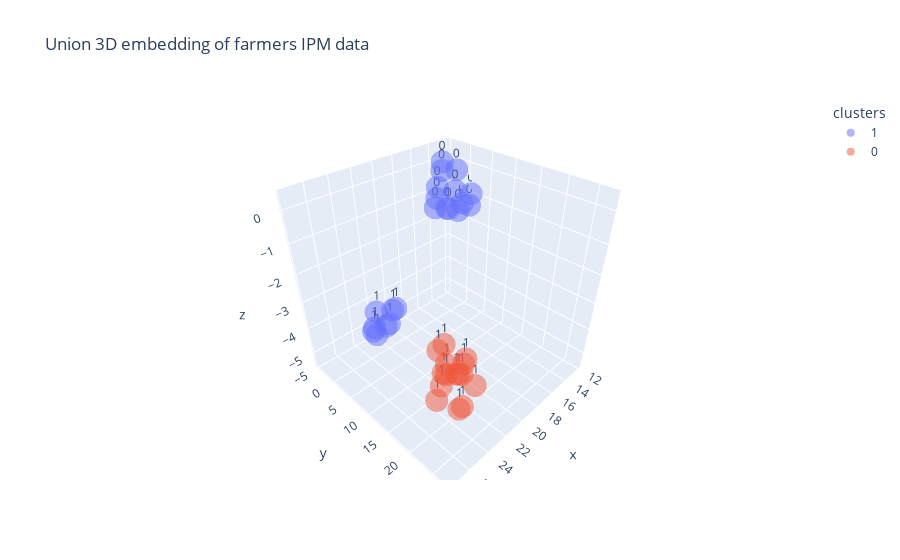

Source (notebook cell):
### Code cell
# Union embedding cluster visualisation 
fig = px.scatter_3d(union3d_df, "x","y","z", color="clusters", text=df_noNaN["Already_used_DSS"], opacity=0.5, 
                    title="Union 3D embedding of farmers IPM data")
fig.write_html("output/IPM_Q1.html")
fig.show()

### Figure 1 — Plotly figure (JSON) as saved in the notebook; plotly's stock layout.template omitted (floating-point values rounded to 4 significant figures)
{"data": [{"hovertemplate": "clusters=1<br>x=%{x}<br>y=%{y}<br>z=%{z}<br>text=%{text}<extra></extra>", "legendgroup": "1", "marker": {"color": "#636efa", "opacity": 0.5, "symbol": "circle"}, "mode": "markers+text", "name": "1", "scene": "scene", "showlegend": true, "text": [0, 0, 1, 1, 1, 0, 0, 0, 0, 1, 0, 0, 0, 0, 0, 1, 0, 0, 1, 1, 1], "type": "scatter3d", "x": [13.48, 12.57, 22.59, 20.28, 22.38, 14.68, 15.21, 13.69, 12.1, 22.52, 15.33, 12.12, 12.31, 15.77, 15.68, 22.29, 16.05, 14.46, 20.09, 20.45, 20.57], "y": [0.2053, -1.054, -2.891, -2.84, -1.987, 0.2236, 0.2303, -1.303, -0.9716, -2.677, 0.5878, 1.236, 1.281, 0.1239, 0.08539, -2.888, 0.2744, 1.896, -2.364, -3.835, -4.612], "z": [-0.06109, -1.652, -5.007, -4.576, -4.135, -1.233, 0.08657, -1.463, -1.435, -4.854, 0.3853, -0.9661, -1.356, -0.771, -0.4098, -5.242, -1.044, -0.5584, -4.482, -5.248, -5.417]}, {"hovertemplate": "clusters=0<br>x=%{x}<br>y=%{y}<br>z=%{z}<br>text=%{text}<extra></extra>", "legendgroup": "0", "marker": {"color": "#EF553B", "opacity": 0.5, "symbol": "circle"}, "mode": "markers+text", "name": "0", "scene": "scene", "showlegend": true, "text": [1, 1, 1, 1, 1, 1, 1, 1, 1, 1, 1, 1, 1, 1, 1], "type": "scatter3d", "x": [25.31, 25.66, 26.29, 27.6, 27.19, 25.19, 26.19, 24.3, 26.89, 27.13, 26.72, 26.59, 26.55, 26.0, 25.92], "y": [24.32, 25.83, 26.43, 25.13, 24.6, 23.7, 27.18, 25.53, 25.32, 24.99, 24.47, 24.75, 24.28, 26.24, 26.34], "z": [-2.762, -3.571, -3.378, -2.863, -1.504, -2.856, -1.678, -3.264, -2.212, -2.545, -2.314, -2.042, -1.516, -2.324, -2.005]}], "layout": {"autosize": true, "legend": {"title": {"text": "clusters"}, "tracegroupgap": 0}, "scene": {"aspectmode": "auto", "aspectratio": {"x": 1, "y": 1, "z": 1}, "domain": {"x": [0, 1], "y": [0, 1]}, "xaxis": {"title": {"text": "x"}, "type": "linear"}, "yaxis": {"title": {"text": "y"}, "type": "linear"}, "zaxis": {"title": {"text": "z"}, "type": "linear"}}, "title": {"text": "Union 3D embedding of farmers IPM data"}}}
